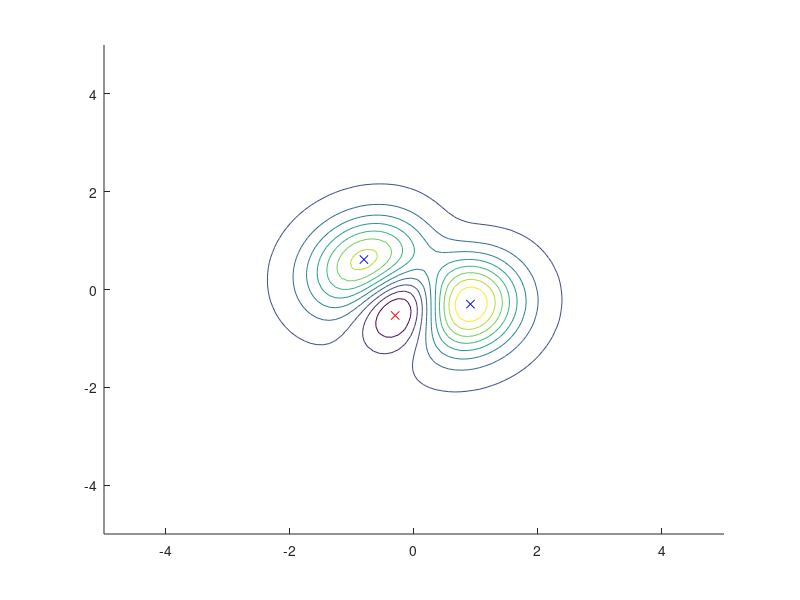
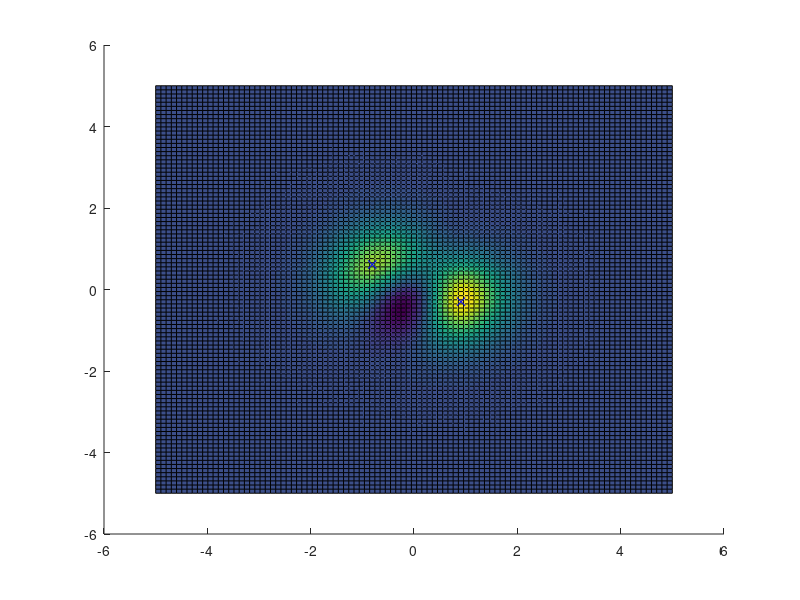

Here is the MATLAB script that generated these plots, in order:
close all,clc,clear
f = @(x,y) (sin(x+y)+3*(x-y/2).^2).*exp(-(x.^2+y.^2));
x = linspace(-5, 5);
y = linspace(-5, 5);
[X,Y] = meshgrid(x,y);
Z = f(X,Y);

figure(1)
hold on
contour(X,Y,Z)

figure(2)
hold on
surf(X,Y,Z)

options = optimset('Display','off');
fmin = @(x) f(x(1),x(2));

x0min = [0.3, -0.2];
for i = 1:size(x0min,1)
    [x, fval] = fminunc(fmin, x0min(i,:), options);
    disp(['Minimum', ' ', int2str(i), ':'])
    disp([x, fval])

    figure(1)
    hold on
    plot(x(1),x(2), 'xr')
    
    figure(2)
    plot3(x(1),x(2),fval, 'xr')
end

fmax = @(x) -f(x(1),x(2));

x0max = [1,0;-1,0];
for i = 1:size(x0max,1)
    [x, fval] = fminunc(fmax,x0max(i,:), options);
    disp(['Maximum', ' ', int2str(i), ':'])
    disp([x, -fval])

    figure(1)
    hold on
    plot(x(1),x(2), 'xb')
    
    figure(2)
    plot3(x(1),x(2),-fval, 'xb')
end